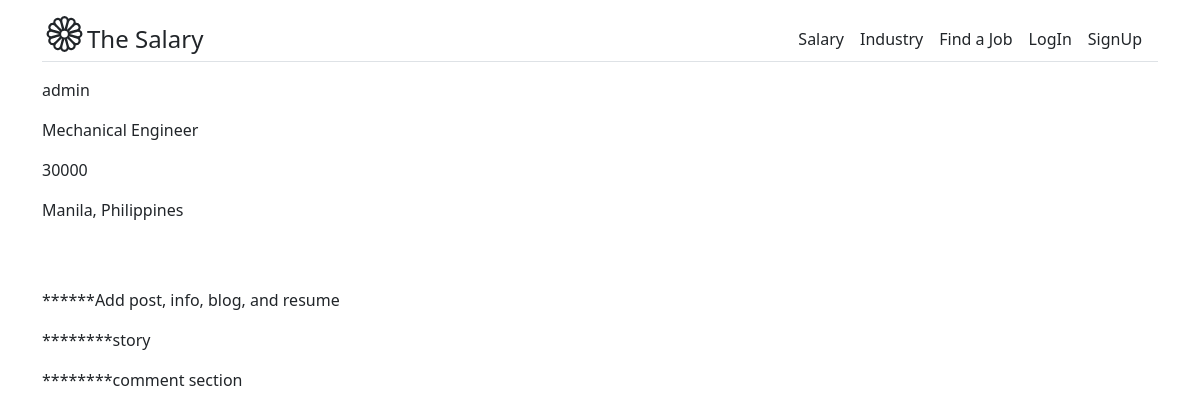
Before: /salary/salary-post/1/ with the older database file.
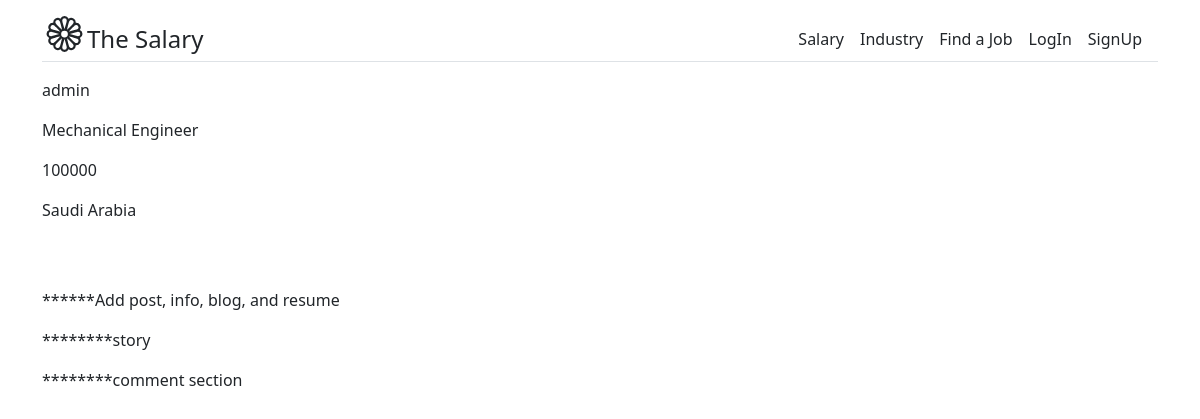
After: the same page with the newer database file.
### account/models.py (models this page shows, shortened)
class UserProfile(models.Model):
    position                    = models.CharField(max_length=50, null=False, blank=False)
    yoe                         = models.PositiveSmallIntegerField(null=False, blank=False)
    tool_1                      = models.CharField(max_length=20, null=False, blank=False)
    tool_2                      = models.CharField(max_length=20, null=True, blank=True)
    tool_3                      = models.CharField(max_length=20, null=True, blank=True)
    salary                      = models.PositiveIntegerField(null=False, blank=False)
    location                    = models.CharField(max_length=50, null=False, blank=False)
    industry                    = models.ForeignKey(Industry, on_delete=models.CASCADE)
    user                        = models.OneToOneField(CustomUser, on_delete=models.CASCADE)
    created                     = models.DateTimeField(auto_now_add=True)
    updated                     = models.DateTimeField(auto_now=True)
    class Meta:
        verbose_name            = 'Salary Info'
        verbose_name_plural     = 'Salary Info'

class CustomUser(AbstractBaseUser, PermissionsMixin):
    email           = models.EmailField(_('Email Address'), unique=True)
    username        = models.CharField(max_length=15, unique=True, blank=True, null=True)
    first_name      = models.CharField(max_length=20)
    last_name       = models.CharField(max_length=20)
    birthday        = models.DateField(null=True, blank=True)
    is_active       = models.BooleanField(default=True)
    is_staff        = models.BooleanField(default=False)
    is_superuser    = models.BooleanField(default=False)
    date_created    = models.DateTimeField(auto_now_add=True)
    USERNAME_FIELD  = 'email'
    REQUIRED_FIELDS = ['username', 'first_name', 'last_name']
    objects = CustomUserManager()
    class Meta:
        verbose_name            = 'Account'
        verbose_name_plural     = 'Accounts'

### salary/views.py (the view)
# urls.py: path('salary-post/<int:pk>/', SalaryPostDetail.as_view(), name='salary_post_detail'),
class SalaryPostDetail(DetailView):
    template_name = 'salary_blog/salary_post_detail.html'
    context_object_name = 'post'
    queryset = UserProfile.objects.all()

### templates/salary_blog/salary_post_detail.html (shortened to what this page needs)
{% extends 'base.html' %}
{% block content %}
<div class="container">
    <p>{{post.user.username}}</p>
    <p>{{post.position}}</p>
    <p>{{post.salary}}</p>
    <p>{{post.location}}</p>
    <p style="padding-top: 50px;">******Add post, info, blog, and resume</p>
    <p>********story</p>
    <p>********comment section</p>
</div>
{% endblock %}

Changed rows visible on the page:
changed UserProfile "Mechanical Engineer": salary "30000" → "100000"; location "Manila, Philippines" → "Saudi Arabia"
